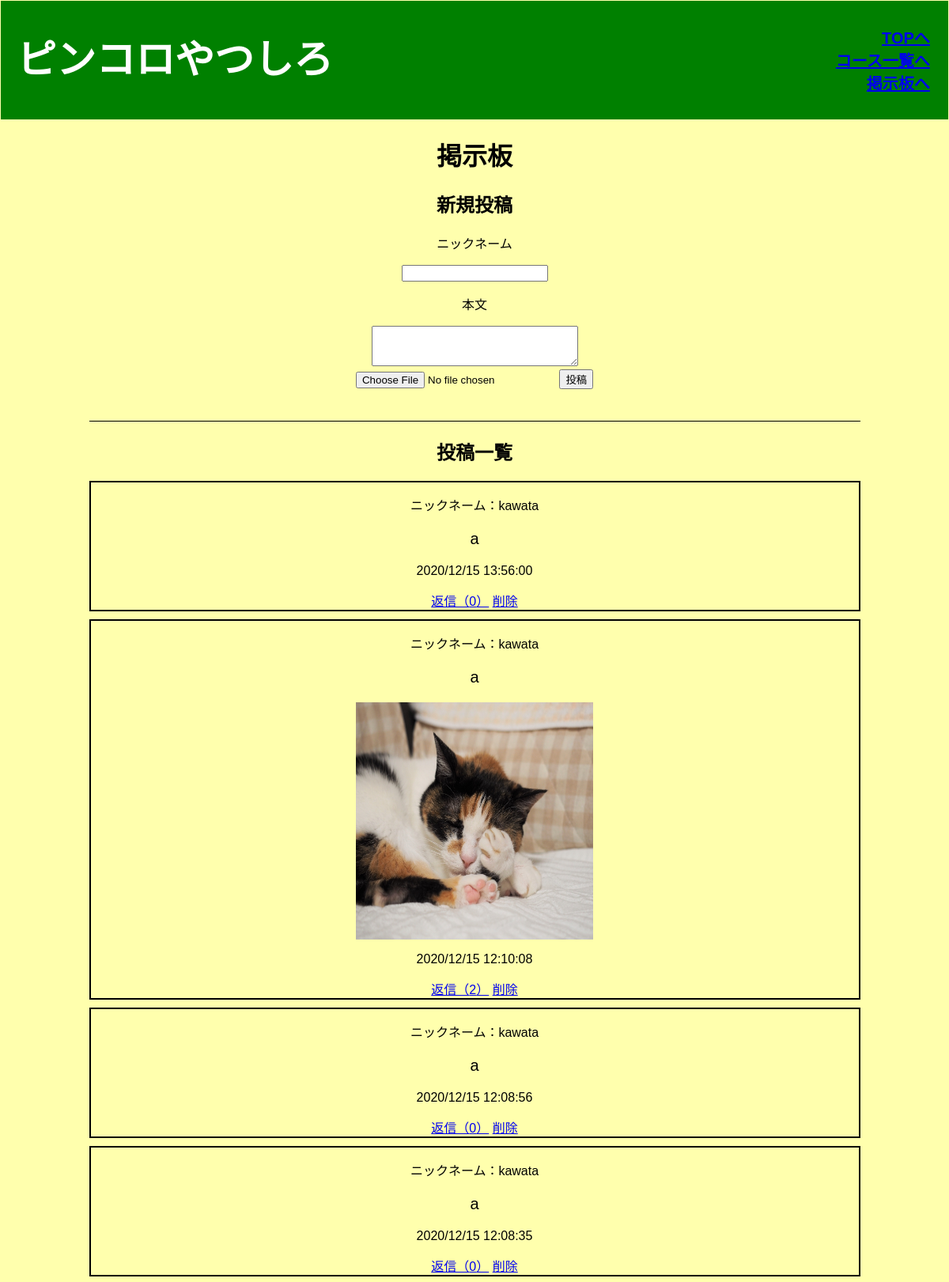
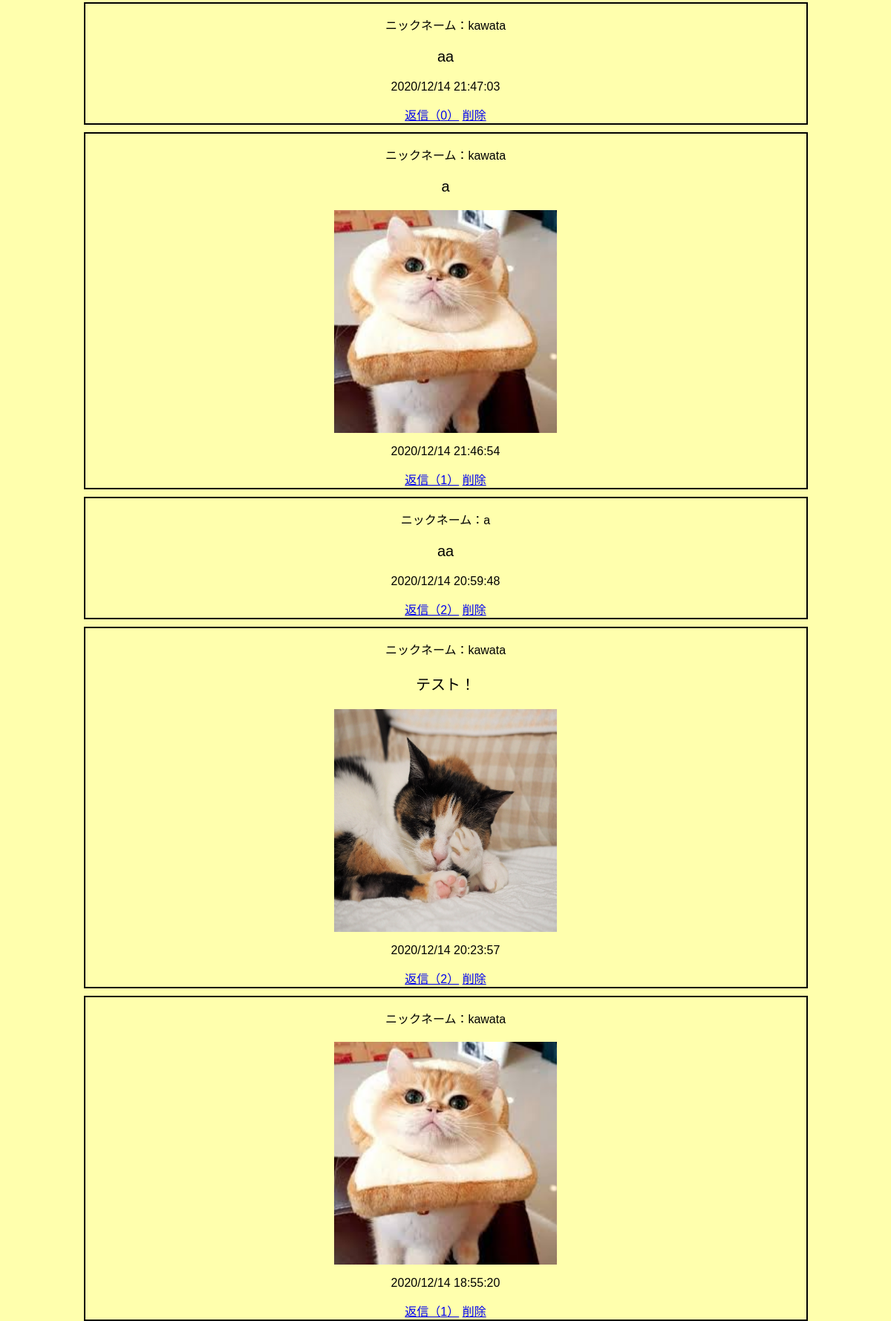
The page /bbs (upper part) on the database its author committed (2 pictures, top to bottom).
### tables this page shows
CREATE TABLE "bbs" (
	"id"	INTEGER,
	"name"	TEXT,
	"comment"	TEXT,
	"image"	TEXT,
	"time"	TEXT,
	"del_flg"	INTEGER,
	PRIMARY KEY("id" AUTOINCREMENT)
);

### app.py (the view)
@app.route("/bbs")
def bbs():
    conn = sqlite3.connect("pinkoro.db")
    c = conn.cursor()
    c.execute("select id,name,comment,image,time from bbs where del_flg = 0 order by time desc")
    comment_list = []
    for row in c.fetchall():
        comment_list.append({"id": row[0], "name": row[1], "comment": row[2], "image": row[3], "time":row[4]})
    c.execute("select max(comment_id) from reply")
    max = c.fetchone()[0]
    cnt_list=[]
    for i in range(max):
        c.execute("select count(comment_id) from reply where comment_id = ? and reply_del_flg = 0",(i,))
        cnt_list.append(c.fetchone())
        print(cnt_list)
    cnt_list.append((0,))
    c.close()
    return render_template('bbs.html', comment_list = comment_list, tpl_cnt_list = cnt_list)

### templates/bbs.html (shortened to what this page needs)
{% extends "base.html" %}
{% block content %}
<div class="bbs">
  <h1>掲示板</h1>
  <div class="shinki_toukou">
    <h2>新規投稿</h2>
    <form action="/add" method="post" enctype="multipart/form-data">
      <p>ニックネーム</p><input type="text" name="name" value="" required>
      <p>本文</p><textarea name="comment" cols="30" rows="3"></textarea>
      <br>
      <input type="file" name="upload" class="file_upload" accept=".png, .jpg, .jpeg">
      <input type="submit" value="投稿" class="toukou">
    </form>
  </div>
  <div class="toukou_hyouji">
    <h2>投稿一覧</h2>
    {% for item in comment_list %}
    <div class="bbs_area">
      <p class="bbs_name">ニックネーム：{{item["name"]}}</p>
      <p class="bbs_comment">{{item["comment"]}}</p>
      {% if item["image"] != None %}
      <img class="bbs_img" src="../static/upload/{{item['image']}}" alt="">
      {% endif %}
      <p>{{item["time"]}}</p>
      <a href="/reply/{{item['id']}}">返信（{{tpl_cnt_list[item['id']][0]}}）</a>
      <a href="/del/{{item['id']}}">削除</a>
    </div>
    {% endfor %}
  </div>
</div>
{% endblock %}

### templates/base.html (shortened to what this page needs)
<!DOCTYPE html>
<html lang="en">
<head>
  <link rel="stylesheet" href="../static/css/style_pc.css" media="screen and (min-width:481px)">
  <link rel="stylesheet" href="../static/css/style_sp.css"media="screen and (max-width:480px)">
</head>
<body>
  <header>
      <div class="header-logo">ピンコロやつしろ</div>
      <div class="header-list">
        <ul>
          <li><a href="http://127.0.0.1:5000//">TOPへ</a></li>
          <li><a href="http://127.0.0.1:5000/course">コース一覧へ</a></li>
          <li><a href="http://127.0.0.1:5000/bbs">掲示板へ</a></li>
        </ul>
      </div>
  </header>
  {% block content %}
  {% endblock %}
</body>
</html>

### static/css/style_pc.css (style rules this page uses)
body { font-family: 'メイリオ', Meiryo,'Osaka','Hiragino Kaku Gothic ProN','ヒラギノ角ゴ ProN W3',sans-serif; }
li { list-style: none; }
header { background-color:green; color: #fff; height: 150px; font-weight: bold; width: 100%; }
.header-logo { float: left; font-size: 50px; font-weight: bold; padding-left: 20px; line-height: 150px; }
.header-list li { text-align: right; font-size: 20px; font-weight: bold; color: white; padding-right: 2%; }
.header-list { padding-top: 15px; }
body { margin: 1px; background-color:#ffffad; }
.bbs { text-align:center; }
.toukou_hyouji { border-top: 1px solid; margin: 40px auto; max-width: 975px; }
.bbs_area { border: solid 2px black; margin-bottom: 10px; text-align: center; }
.bbs_comment { font-size: 20px; }
.bbs_img { width: 300px; height: 300px; display: block; margin: 0 auto; }

### static/css/style_sp.css (style rules this page uses)
body { font-family: 'メイリオ', Meiryo, 'Osaka', 'Hiragino Kaku Gothic ProN', 'ヒラギノ角ゴ ProN W3', sans-serif; }
li { list-style: none; }
header { background-color: green; color: #fff; height: 100px; font-size: 30px; font-weight: bold; width: 100%; }
.header-logo { float: left; font-size: 25px; font-weight: bold; padding: 20px; line-height: 50px; }
.header-list li { float: right; padding: 20px 20px; font-size: 20px; font-weight: bold; margin: 1 0 5 0; }
header ul { display: none; margin: 0 40px 0 0; }
header ul li { width: 50%; color: #acacac; line-height: 40px; text-align: left; font-size: 8px; text-indent: 5px; }
header ul li a { display: block; z-index: 10; font-size: 12px; text-align: center; }
body { margin: 1px; background-color: #FFF8DC; }
.bbs { text-align: center; }
.toukou_hyouji { border-top: 1px solid; margin: 40px auto; max-width: 975px; }
.bbs_area { border: solid 2px black; margin-bottom: 10px }
.bbs_comment { font-size: 20px; }
.bbs_img { width: 300px; height: 300px; }

### rows shown on the page
bbs: name "kawata", comment "a", time "2020/12/15 13:56:00", del_flg "0"
bbs: name "kawata", comment "a", image (picture), time "2020/12/15 12:10:08", tpl_cnt_list "2"
bbs: name "kawata", comment "a", time "2020/12/15 12:08:56", del_flg "0"
bbs: name "kawata", comment "a", time "2020/12/15 12:08:35", del_flg "0"
bbs: name "kawata", comment "aa", time "2020/12/14 21:47:03", del_flg "0"
bbs: name "kawata", comment "a", image (picture), time "2020/12/14 21:46:54", tpl_cnt_list "1"
bbs: name "a", comment "aa", time "2020/12/14 20:59:48", tpl_cnt_list "2"
bbs: name "kawata", comment "テスト！", image (picture), time "2020/12/14 20:23:57", tpl_cnt_list "2"
bbs: name "kawata", image (picture), time "2020/12/14 18:55:20", tpl_cnt_list "1"
